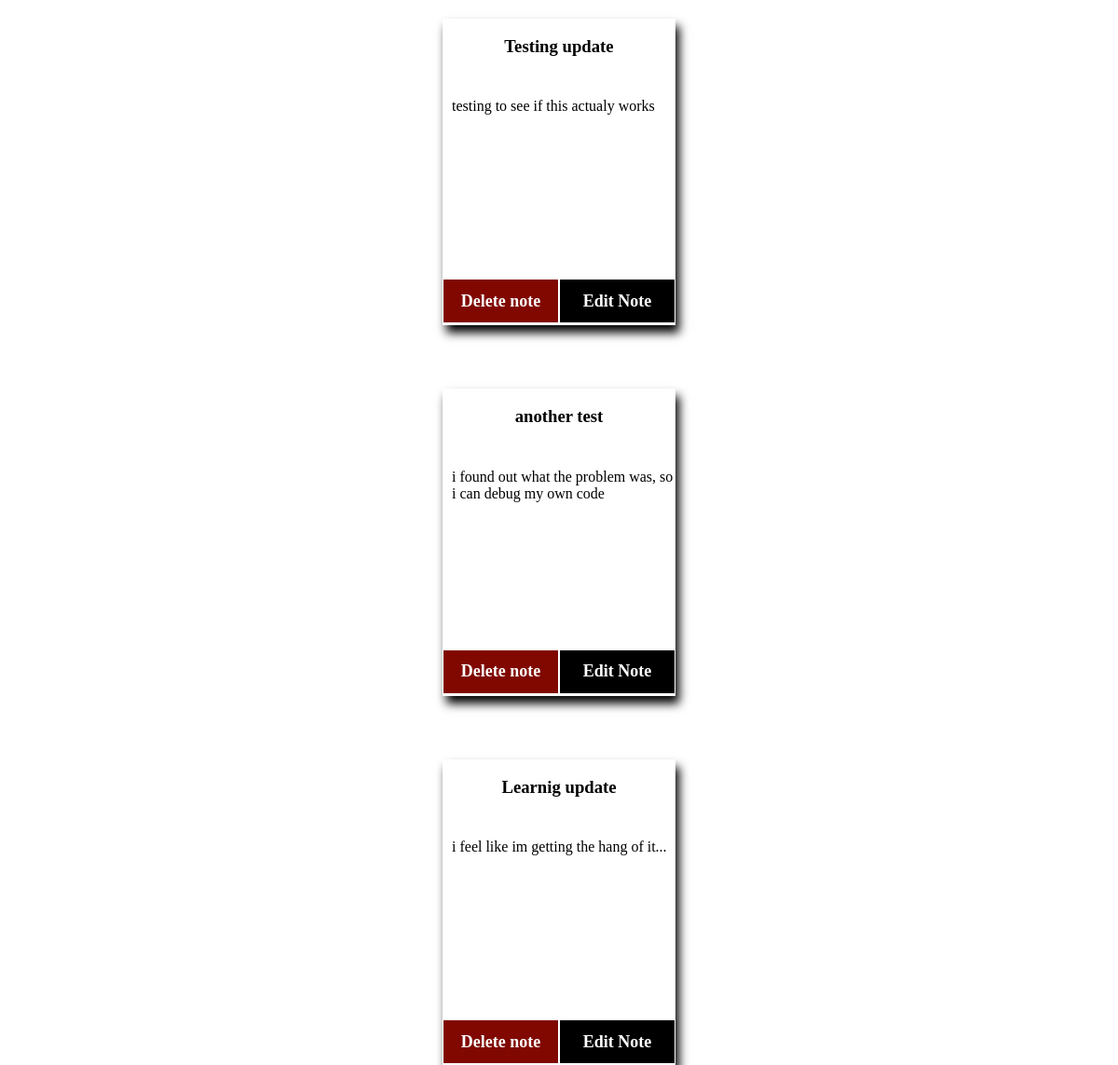
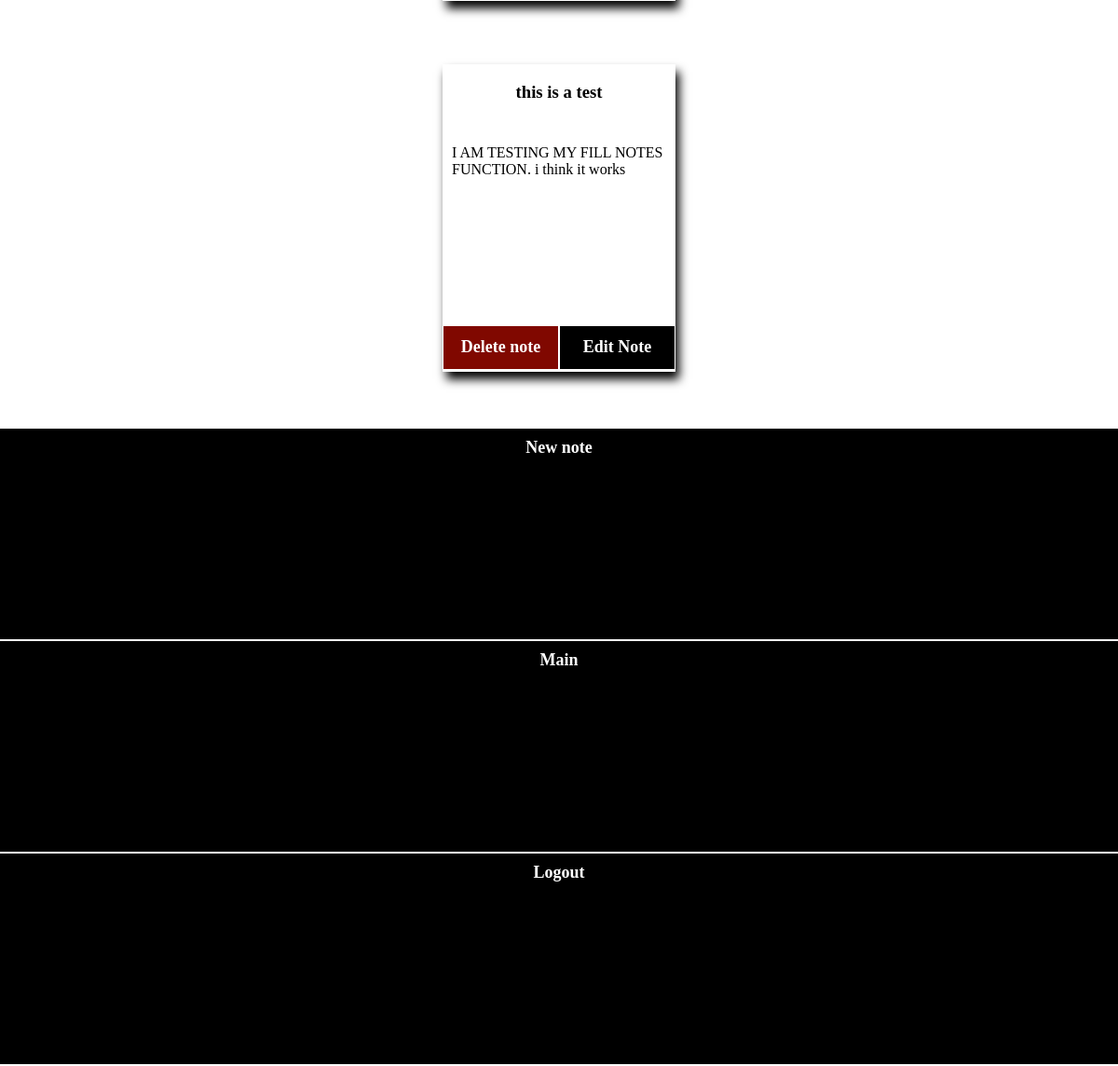
/pages/main.php (signed in), run on the app's committed database (2 pictures, top to bottom).
### tables this page shows
CREATE TABLE `notes` (
  `name` varchar(60) NOT NULL,
  `content` text,
  `user_id` int(11) NOT NULL,
  `note_id` int(11) NOT NULL AUTO_INCREMENT,
  PRIMARY KEY (`note_id`)
);

### config/database_queries.php (called while the page is built, shortened)
<?php
  function fetch($query, $param){
    require('db.php');
    $result = mysqli_query($con, $query);
    if($param === 'all'){
      $data = mysqli_fetch_all($result, MYSQLI_ASSOC);
    }
    return $data;
  }
 ?>

### pages/main.php (the view, shortened to what this page needs)
<?php
  require('../config/database_queries.php');
  $current_user = $_SESSION['user_id'];
  $notes = fetch("SELECT name, content, note_id FROM notes Where user_id={$current_user}", 'all');
?>
<?php include '../layout/headder.php' ?>
<div class="content">
  <?php foreach ($notes as $note) : ?>
    <div class="notebox">
      <div class="headderbox">
        <h3><?php echo $note['name'] ?></h3>
      </div>
      <div class="contentbox">
        <p><?php echo $note['content']
        ?></p>
      </div>
      <div class="optionsbox">
        <div class="delete">
          <a href="delete_note.php?id=<?php echo $note['note_id']; ?>">Delete note</a>
        </div>
        <div class="update">
          <a href="edit_note.php?id=<?php echo $note['note_id']; ?>">Edit Note</a>
        </div>
      </div>
    </div>
    <br>
  <?php endforeach; ?>
</div>
<?php include '../layout/footer.php' ?>

### layout/headder.php (shortened to what this page needs)
<!DOCTYPE html>
<html lang="en">
<head>
  <link rel="stylesheet" href="../styles/main.css">
</head>
<body>
  <div class="wrapper">

### layout/footer.php (shortened to what this page needs)
    <div class="navigation">
        <div class="linkbox">
          <?php
            if(!empty($_SESSION['user_id'])){
              echo '<a href="../pages/new_note.php" >New note</a>';
              echo '<a href="../pages/main.php">Main</a>';
              echo '<a href="../pages/logout.php">Logout</a>';
            }else{
              echo '<a href="../pages/index.php">Home</a>';
              echo '<a href="../pages/login.php">Login</a>';
              echo '<a href="../pages/signup.php"> Sign up</a>';
            }
          ?>
        </div>
    </div>
  </div>
</body>
</html>

### styles/main.css (style rules this page uses)
body { margin: 0px; display: flex; justify-content: center; align-items: center; }
.wrapper { height: 100vh; width: 100vw; background-color: white; display: flex; }
.content { height: 93vh; width: 80%; overflow-y: scroll; scroll-behavior: auto; display: flex; padding: 20px; align-items: center; flex-direction: column; }
.notebox { width: 250px; margin-bottom: 50px; box-shadow: 4px 8px 10px black; }
.notebox .headderbox { display: flex; justify-content: center; width: 100%; }
.notebox .contentbox { width: 95%; padding: 10px; min-height: 200px; }
.notebox .optionsbox { width: 100%; height: 50px; display: flex; justify-content: space-evenly; }
.optionsbox .update a { background-color: black; display: block; padding-top: 10%; padding-bottom: 10%; width: 123px; text-align: center; border: 1px solid white; font-size: 18px; text-decoration: none; font-weight: bold; color: white; }
.optionsbox .delete a { background-color: #800800; display: block; width: 123px; padding-top: 10%; padding-bottom: 10%; text-align: center; border: 1px solid white; font-size: 18px; text-decoration: none; font-weight: bold; color: white; }
.navigation { height: 100vh; width: 20%; color: white; background-color: black; display: flex; flex-direction: column; justify-content: center; align-items: center; }
.navigation a { display: block; background-color: black; width: 100%; padding-top: 10px; padding-bottom: 10px; text-align: center; text-decoration: none; font-weight: bold; font-size: 18px; color: white; border-bottom: 2px solid white; }
.navigation .linkbox { width: 100%; display: flex; flex-direction: column; }
.navigation .linkbox a:first-child { border-top: 2px solid white; }
@media only screen and (max-width: 1200px) { .wrapper { flex-direction: column; } }
@media only screen and (max-width: 1200px) { .content { height: 70vh; width: auto; } }
@media only screen and (max-width: 1200px) { .navigation { max-height: 30vh; width: 100vw; display: flex; flex-flow: row wrap; justify-content: space-around; } }
@media only screen and (max-width: 1200px) { .navigation .linkbox { height:100%; } }
@media only screen and (max-width: 1200px) { .navigation .linkbox a { height:100%; } }

### data on the page
notes: name "Testing update", content "testing to see if this actualy works"
notes: name "another test", content "i found out what the problem was, so i can debug my own code"
notes: name "Learnig update", content "i feel like im getting the hang of it..."
notes: name "this is a test", content "I AM TESTING MY FILL NOTES FUNCTION. i think it works"
